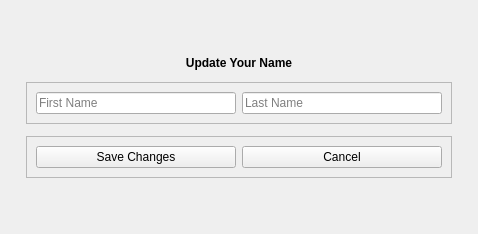
<?xml version='1.0' encoding='utf-8'?>
<ui version="4.0">
 <class>EditUsernameForm</class>
 <widget class="QFrame" name="EditUsernameForm">
  <property name="geometry">
   <rect>
    <x>0</x>
    <y>0</y>
    <width>478</width>
    <height>234</height>
   </rect>
  </property>
  <property name="maximumSize">
   <size>
    <width>16777215</width>
    <height>16777215</height>
   </size>
  </property>
  <property name="windowTitle">
   <string>Frame</string>
  </property>
  <layout class="QVBoxLayout" name="verticalLayout">
   <item alignment="Qt::AlignmentFlag::AlignHCenter|Qt::AlignmentFlag::AlignVCenter">
    <widget class="QWidget" name="widget" native="true">
     <layout class="QVBoxLayout" name="verticalLayout_2">
      <item>
       <widget class="QLabel" name="label">
        <property name="font">
         <font>
          <bold>true</bold>
         </font>
        </property>
        <property name="text">
         <string>Update Your Name</string>
        </property>
        <property name="alignment">
         <set>Qt::AlignmentFlag::AlignCenter</set>
        </property>
       </widget>
      </item>
      <item>
       <widget class="QCustomHorizontalSeparator" name="customHorizontalSeparator_2" />
      </item>
      <item>
       <widget class="QFrame" name="frame">
        <property name="frameShape">
         <enum>QFrame::Shape::StyledPanel</enum>
        </property>
        <property name="frameShadow">
         <enum>QFrame::Shadow::Raised</enum>
        </property>
        <layout class="QHBoxLayout" name="horizontalLayout">
         <item>
          <widget class="QLineEdit" name="firstNameEdit">
           <property name="minimumSize">
            <size>
             <width>200</width>
             <height>0</height>
            </size>
           </property>
           <property name="placeholderText">
            <string>First Name</string>
           </property>
          </widget>
         </item>
         <item>
          <widget class="QLineEdit" name="lastNameEdit">
           <property name="minimumSize">
            <size>
             <width>200</width>
             <height>0</height>
            </size>
           </property>
           <property name="placeholderText">
            <string>Last Name</string>
           </property>
          </widget>
         </item>
        </layout>
       </widget>
      </item>
      <item>
       <widget class="QCustomHorizontalSeparator" name="customHorizontalSeparator" />
      </item>
      <item>
       <widget class="QFrame" name="frame_2">
        <property name="frameShape">
         <enum>QFrame::Shape::StyledPanel</enum>
        </property>
        <property name="frameShadow">
         <enum>QFrame::Shadow::Raised</enum>
        </property>
        <layout class="QHBoxLayout" name="horizontalLayout_2">
         <item>
          <widget class="QPushButton" name="saveButton">
           <property name="text">
            <string>Save Changes</string>
           </property>
           <property name="icon">
            <iconset resource="../Qss/icons/_icons.qrc">
             <normaloff>:/material_design/icons/material_design/save.png</normaloff>:/material_design/icons/material_design/save.png</iconset>
           </property>
          </widget>
         </item>
         <item>
          <widget class="QPushButton" name="cancelButton">
           <property name="text">
            <string>Cancel</string>
           </property>
           <property name="icon">
            <iconset resource="../Qss/icons/_icons.qrc">
             <normaloff>:/material_design/icons/material_design/cancel.png</normaloff>:/material_design/icons/material_design/cancel.png</iconset>
           </property>
          </widget>
         </item>
        </layout>
       </widget>
      </item>
     </layout>
    </widget>
   </item>
  </layout>
 </widget>
 <customwidgets>
  <customwidget>
   <class>QCustomHorizontalSeparator</class>
   <extends>QWidget</extends>
   <header>Custom_Widgets.QCustomHorizontalSeparator</header>
  </customwidget>
 <customwidget><class>QPushButton</class><extends>QPushButton</extends><header location="global">Custom_Widgets.Theme.h</header><container>1</container></customwidget><customwidget><class>QLabel</class><extends>QLabel</extends><header location="global">Custom_Widgets.Theme.h</header><container>1</container></customwidget></customwidgets>
 <connections />
</ui>
